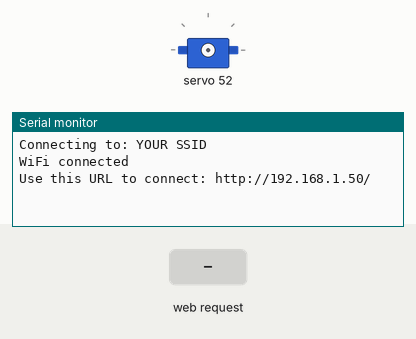
Recording of a sketch running on a simulated Arduino MKR. On the bench: servo, the last lines printed to the serial monitor. The test bench sets the inputs (shaded band). WiFi joins after 1.5 s; servers stay silent unless stated.

Above: at 12.7 s.
12.8 s: HTTP request GET /servoOpen received
At 13.2 s:
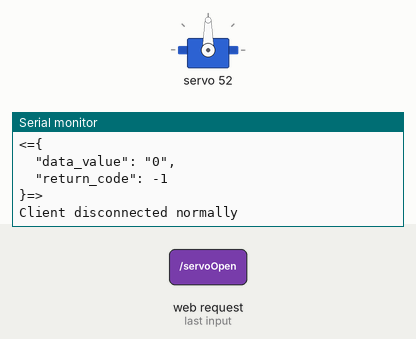
14.3 s: HTTP request GET /servoClose received
15.8 s: HTTP request GET /servoSet received
17.3 s: HTTP request GET /servoRead received
18.8 s: HTTP request GET /servoCtrlReset received
At 20.2 s:
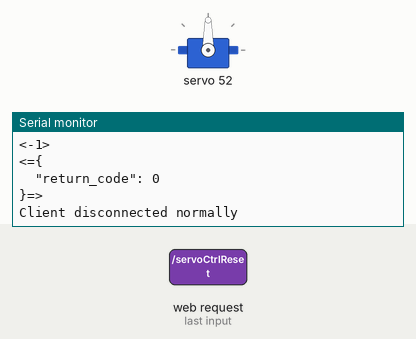

Measured:
- after the input at 12.8 s, the serial monitor: prints a new line at once (image 1)
- after the input at 18.8 s, the serial monitor: prints a new line at once (image 2)

The sketch:

MkrServo.ino
```cpp
/*
   Mkr1000-Servo control web responder

   Goal in life:
      Control servos via http get requests.

   Written By - Scott Beasley 2016.
*/

#include <SPI.h>
#include <WiFi101.h>
#include <Servo.h>
#include <string.h>
#include <ctype.h>

void ServoOpen (String pin);
void ServoClose (String command);
void ServoSet (String command);
void ServoRead (String command);
void ServoCtrlReset (void);
void sendReturnResp (WiFiClient client, String ret_data);
bool request_is (String request, String reqdata);

// Define your Wifi info here
#define SSID "YOUR SSID"
#define PASSWD "YOUR WIFI PASSWORD"

#define BOARDNAME "mkr1000_01"

// Define to get extra info from the Serial port
#define DEBUG

// Globals
WiFiServer server (80);

// Allow for at least 8 servos.
struct userservos {
   Servo servo;
   int pin;
} userservos[8];
int servosinuse = 0;

String json_ret = "";

void setup (void)
{
   servosinuse = 0;
   int status = WL_IDLE_STATUS;
   int i = 0;
   Serial.begin (9600);
   while (!Serial) {if (i++ >= 1024) break;}

   // check for the presence of the shield:
   if (WiFi.status ( ) == WL_NO_SHIELD) {
      Serial.println ("WiFi shield not present");
      // don't continue:
      while (true);
   }

   // Mark all servo slots as free on start.
   for (int i = 0; i < 9; i++) {
      userservos[i].pin = -1;
   }

   // Connect to the WiFi network
   Serial.print ("\nConnecting to: ");
   Serial.println (SSID);

   while (status != WL_CONNECTED) {
      // Connect to WPA/WPA2 network. Change this line if using open or WEP network:
      status = WiFi.begin(SSID, PASSWD);

      // wait 10 seconds for connection:
      delay (10000);
   }

   Serial.println ("\nWiFi connected");

   // Start the tcp listener
   server.begin ( );

   // Print the IP address
   IPAddress ip = WiFi.localIP ( );
   Serial.print ("Use this URL to connect: ");
   Serial.print ("http://");
   Serial.print (ip);
   Serial.println ("/");
}

void loop ( )
{
   bool endofline = false;
   json_ret = "";

   WiFiClient client = server.available ( );

   if (client) {
      #ifdef DEBUG
        Serial.println ("Client connected");
      #endif
      String currentLine = "";
      while (client.connected ( )) {
         if (client.available ( )) {
            char c = client.read ( );
            if (c == '\n') {
               endofline = true;
            } else if (c != '\r') {
               currentLine += c;
            }

            if (endofline) {
               endofline = false;
               String parms = "";

               #ifdef DEBUG
                 Serial.println ("<" + currentLine + ">");
               #endif

               // Copy the parms sent in the request.
               int ndx1 = currentLine.indexOf ('?');
               int ndx2 = currentLine.indexOf (' ', ndx1);

               #ifdef DEBUG
                 Serial.println ("<" + String (ndx1) + ">");
                 Serial.println ("<" + String (ndx2) + ">");
               #endif

               if (ndx1 >= 0) {
                  parms = currentLine.substring (ndx1 + 1, ndx2);
               }

               #ifdef DEBUG
                 if (parms.length ( ) > 0)
                    Serial.println ("<" + parms + ">");
               #endif

               if (request_is (currentLine, "/servoOpen")){
                  ServoOpen (parms);
               } else if (request_is (currentLine, "/servoClose")) {
                  ServoClose (parms);
               } else if (request_is (currentLine, "/servoSet")) {
                  ServoSet (parms);
               } else if (request_is (currentLine, "/servoRead")) {
                  ServoRead (parms);
               } else if (request_is (currentLine, "/servoCtrlReset")) {
                  ServoCtrlReset ( );
                  json_ret = "{\n\t\"return_code\": 0\n}";
               } else {
                  break;
               }

               #ifdef DEBUG
                 Serial.println ("<=" + json_ret + "=>");
               #endif

               sendReturnResp (client, json_ret);
               currentLine = "";
               break;
            }
         }
      }

      // Close the connection when done
      client.stop ( );
      #ifdef DEBUG
         Serial.println ("Client disconnected normally");
      #endif
   }
}

bool request_is (String request, String reqdata)
{
   return (request.indexOf (reqdata) != -1 ? 1 : 0);
}

void sendReturnResp (WiFiClient client, String ret_data)
{
   String return_hdr = "HTTP/1.1 200 OK\r\n"
                       "Content-Type: application/json\r\n"
                       "Access-Control-Allow-Origin: *\r\n"
                       "Connection: close\r\n"
                       "Content-Length: " + String (ret_data.length ( )) +
                       "\r\n\r\n" + ret_data +"\r\n";
   client.print (return_hdr);
}

void ServoOpen (String pin)
{
	int i, return_code = 0;

	//convert ascii to integer
	int pinNumber = pin.charAt (0) - '0';
	//Sanity check to see if the pin numbers are within limits
	if (pinNumber < 0 || pinNumber > 9) return_code = -1;

	servosinuse++;
   if (servosinuse > 8) {
	   return_code = -3; // All servos inuse.
	}

	for (i = 0; i < 9; i++) {
      if (userservos[i].pin == -1) {
         // Zap any old attachment.
         userservos[i].servo.detach ( );

         userservos[i].pin = pinNumber;
         userservos[i].servo.attach (pinNumber);
         break;
		}
	}

  // Return the servo array element index used.
  json_ret = "{\n\t\"data_value\": \"" + String (i) +
             "\",\n\t\"return_code\": " + return_code + "\n}";
}

void ServoClose (String command)
{
    int return_code = 0;

    //convert ascii to integer
    int indexNumber = command.charAt(0) - '0';
    //Sanity check to see if the element numbers are within limits
    if (indexNumber < 0 || indexNumber > 9) return_code = -1;

    userservos[indexNumber].pin = -1;
    servosinuse--;
    userservos[indexNumber].servo.detach ( );

    json_ret = "{\n\t\"return_code\": " + String (return_code) + "\n}";
}

void ServoSet (String command)
{
    int ret = -1;
    //convert ascii to integer
    int indexNumber = command.charAt (0) - '0';
    //Sanity check to see if the pin numbers are within limits
    if (indexNumber< 0 || indexNumber > 8) {
       ret = -1;
    } else {
       String value = command.substring (2);
       ret = 0;
       userservos[indexNumber].servo.write (value.toInt ( ));
    }

    json_ret = "{\n\t\"return_code\": " + String (ret) + "\n}";
}

void ServoRead (String command)
{
    int return_code = 0;
    int raw_val = 0;

    //convert ascii to integer
    int indexNumber = command.charAt (0) - '0';
    //Sanity check to see if the pin numbers are within limits
    if (indexNumber < 0 || indexNumber > 8) return_code = -1;

    raw_val = userservos[indexNumber].servo.read ( );
    json_ret = "{\n\t\"data_value\": \"" + String (raw_val) +
               "\",\n\t\"return_code\": " + String (return_code) + "\n}";
}

void ServoCtrlReset (void)
{
   servosinuse = 0;
   // Mark all servo slots as free and close any open.
   for (int i = 0; i < 9; i++) {
      if (userservos[i].pin != -1) {
         userservos[i].servo.write (90); // Try and stop if moving.
         userservos[i].servo.detach ( );
      }

      userservos[i].pin = -1;
   }
}
```
